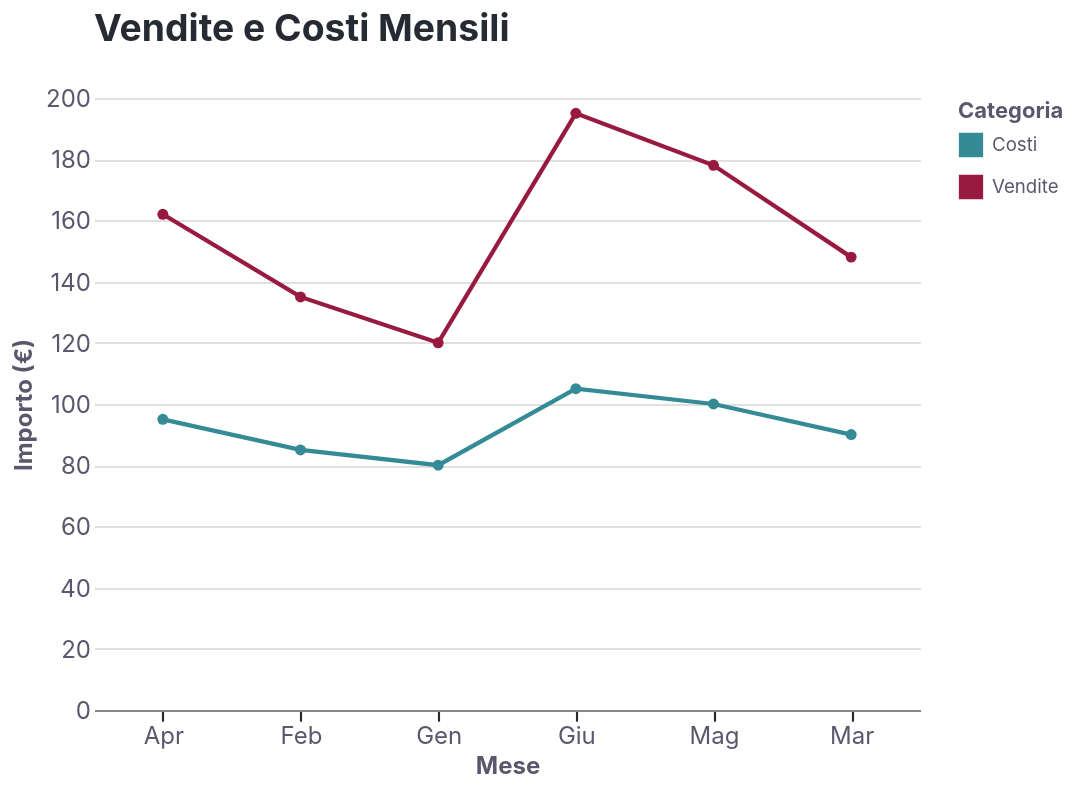

Notebook code for this chart:
### Markdown cell above
## 4. Test Altair con Nuova API

### Code cell
import altair as alt
import pandas as pd

# Abilita il tema (semplice!)
mbs.enable_altair_theme()

# Dati di esempio
data = pd.DataFrame({
    'Mese': ['Gen', 'Feb', 'Mar', 'Apr', 'Mag', 'Giu'],
    'Vendite': [120, 135, 148, 162, 178, 195],
    'Costi': [80, 85, 90, 95, 100, 105]
})

# Reshape per Altair
data_long = data.melt('Mese', var_name='Tipo', value_name='Valore')

# Crea il grafico
chart = alt.Chart(data_long).mark_line(point=True).encode(
    x=alt.X('Mese:N', title='Mese'),
    y=alt.Y('Valore:Q', title='Importo (€)'),
    color=alt.Color('Tipo:N', title='Categoria'),
    tooltip=['Mese', 'Tipo', 'Valore']
).properties(
    title='Vendite e Costi Mensili',
    width=413,
    height=306,
)
# Salva
html_path = OUT / 'altair_new_api.html'
chart.save(str(html_path))
print(f"✅ Salvato HTML: {html_path}")

# Salva PNG (se vl-convert è installato)
try:
    png_path = OUT / 'altair_new_api.png'
    chart.save(str(png_path), scale_factor=2)
    print(f"✅ Salvato PNG: {png_path}")
    from IPython.display import Image, display
    display(Image(filename=str(png_path)))
except Exception as e:
    print(f"⚠️  PNG export fallito: {e}")
    print("Installa vl-convert-python per esportare PNG")

# Display inline
chart

### Figure 1 — Vega-Lite specification as saved in the notebook (floating-point values rounded to 4 significant figures)
{"config": {"background": "#ffffff", "font": "Inter, sans-serif", "mark": {"color": "#348b96"}, "title": {"color": "#262A33", "anchor": "start", "dy": -15, "fontSize": 18.67, "font": "Inter, sans-serif", "fontWeight": "700", "frame": "group"}, "axis": {"labelColor": "#5b566b", "labelFontSize": 12.0, "labelFont": "Inter, sans-serif", "labelFontWeight": "400", "titleColor": "#5b566b", "titleFontSize": 12.0, "titleFont": "Inter, sans-serif", "titleFontWeight": "700", "grid": true, "gridColor": "#e0e0e0", "labelAngle": 0, "domainWidth": 1.067, "labelPadding": 2, "tickWidth": 1.067}, "axisX": {"grid": false, "ticks": true, "tickSize": 5.333, "tickWidth": 1.067, "tickColor": "#262A33", "domainWidth": 1.067}, "axisY": {"grid": true, "gridWidth": 1.067, "gridColor": "#e0e0e0", "ticks": false, "tickSize": 0, "domain": false}, "legend": {"labelFontSize": 9.333, "padding": 1, "symbolType": "square", "labelFont": "Inter, sans-serif", "titleFont": "Inter, sans-serif"}, "style": {"guide-label": {"font": "Inter, sans-serif", "fill": "#5b566b"}, "guide-title": {"font": "Inter, sans-serif", "fill": "#5b566b"}}, "range": {"category": ["#348b96", "#981a40", "#534e93", "#a0a369", "#d5aa00", "#7b7284", "#d67335"]}, "point": {"filled": true}, "line": {"strokeWidth": 2.133}, "view": {"stroke": "transparent", "continuousWidth": 413.3, "continuousHeight": 306.7, "discreteWidth": 413.3, "discreteHeight": 306.7}}, "data": {"name": "data-1d7c7c51c7a96519fe46e3ecf11ec166"}, "mark": {"type": "line", "point": true}, "encoding": {"color": {"field": "Tipo", "title": "Categoria", "type": "nominal"}, "tooltip": [{"field": "Mese", "type": "nominal"}, {"field": "Tipo", "type": "nominal"}, {"field": "Valore", "type": "quantitative"}], "x": {"field": "Mese", "title": "Mese", "type": "nominal"}, "y": {"field": "Valore", "title": "Importo (€)", "type": "quantitative"}}, "height": 306, "title": "Vendite e Costi Mensili", "width": 413, "$schema": "https://vega.github.io/schema/vega-lite/v5.20.1.json", "datasets": {"data-1d7c7c51c7a96519fe46e3ecf11ec166": [{"Mese": "Gen", "Tipo": "Vendite", "Valore": 120}, {"Mese": "Feb", "Tipo": "Vendite", "Valore": 135}, {"Mese": "Mar", "Tipo": "Vendite", "Valore": 148}, {"Mese": "Apr", "Tipo": "Vendite", "Valore": 162}, {"Mese": "Mag", "Tipo": "Vendite", "Valore": 178}, {"Mese": "Giu", "Tipo": "Vendite", "Valore": 195}, {"Mese": "Gen", "Tipo": "Costi", "Valore": 80}, {"Mese": "Feb", "Tipo": "Costi", "Valore": 85}, {"Mese": "Mar", "Tipo": "Costi", "Valore": 90}, {"Mese": "Apr", "Tipo": "Costi", "Valore": 95}, {"Mese": "Mag", "Tipo": "Costi", "Valore": 100}, {"Mese": "Giu", "Tipo": "Costi", "Valore": 105}]}}
